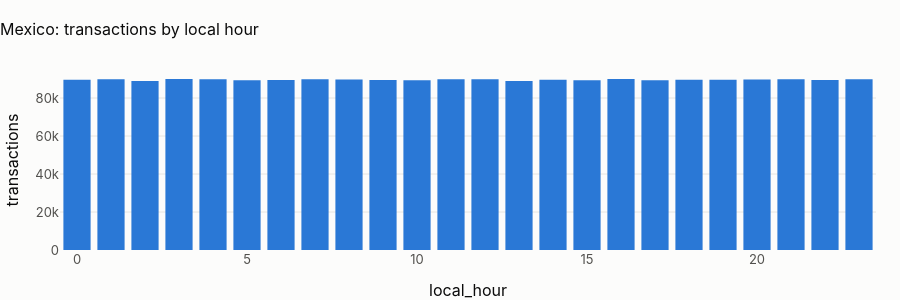

Notebook source saved alongside this figure:
### Markdown cell above
## 2 · Time of day, in local time

### Code cell
hours = pl.q(
    "select local_hour_customer as local_hour, count(*) as transactions from main.tx_local group by 1 order by 1"
)
fig = px.bar(
    hours, x="local_hour", y="transactions", title=f"{CTRY.title}: transactions by local hour"
)
fig.update_layout(height=300)
fig.show()
cv = hours.transactions.std() / hours.transactions.mean()
display(
    Markdown(
        f"**Hour-of-day coefficient of variation: {cv:.3f}.** "
        + (
            "Local time shifts the uniform UTC profile by the offset and leaves it uniform: there is no daily cycle to "
            "model, in any time zone. Time-of-day features stay in the design and carry no signal here."
            if cv < 0.05
            else "There is a daily cycle in local time: time-of-day features can carry signal."
        )
    )
)

### Figure 1 — Plotly figure (JSON) as saved in the notebook; plotly's stock layout.template omitted (floating-point values rounded to 4 significant figures)
{"data": [{"hovertemplate": "local_hour=%{x}<br>transactions=%{y}<extra></extra>", "legendgroup": "", "marker": {"color": "#2a78d6", "pattern": {"shape": ""}}, "name": "", "orientation": "v", "showlegend": false, "textposition": "auto", "type": "bar", "x": [0, 1, 2, 3, 4, 5, 6, 7, 8, 9, 10, 11, 12, 13, 14, 15, 16, 17, 18, 19, 20, 21, 22, 23], "xaxis": "x", "y": [89659, 89839, 88984, 89969, 89828, 89360, 89491, 89899, 89699, 89472, 89359, 89883, 89853, 88992, 89650, 89391, 90009, 89389, 89657, 89553, 89749, 89832, 89534, 89889], "yaxis": "y"}], "layout": {"barmode": "relative", "height": 300, "legend": {"tracegroupgap": 0}, "title": {"text": "Mexico: transactions by local hour"}, "xaxis": {"anchor": "y", "domain": [0.0, 1.0], "title": {"text": "local_hour"}}, "yaxis": {"anchor": "x", "domain": [0.0, 1.0], "title": {"text": "transactions"}}}}
